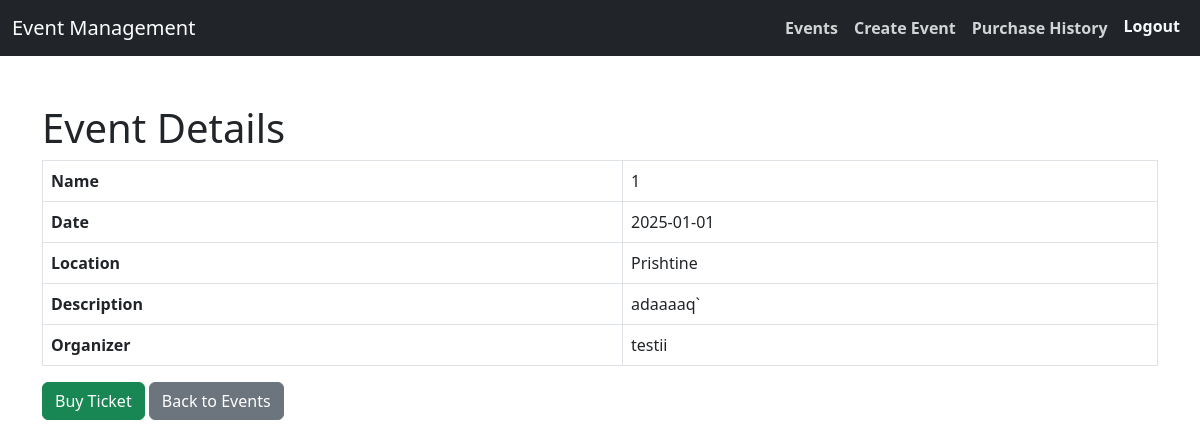
The app's page /details.php?id=10 (signed in) with its own data.
### tables this page shows
CREATE TABLE `events` (
  `id` int(11) NOT NULL,
  `title` varchar(255) NOT NULL,
  `description` text NOT NULL,
  `start_time` datetime NOT NULL,
  `end_time` datetime NOT NULL,
  `location` varchar(255) DEFAULT NULL,
  `organizer_id` int(11) NOT NULL,
  `created_at` timestamp NOT NULL DEFAULT current_timestamp(),
  `name` varchar(255) NOT NULL,
  `date` date NOT NULL DEFAULT '2025-01-01'
);

CREATE TABLE `users` (
  `id` int(11) NOT NULL,
  `name` varchar(255) NOT NULL,
  `email` varchar(255) NOT NULL,
  `password` varchar(255) NOT NULL,
  `role` enum('organizer','participant') DEFAULT 'participant',
  `created_at` timestamp NOT NULL DEFAULT current_timestamp()
);

### details.php (the view, shortened to what this page needs)
<?php
include 'db_connection.php';
include 'navbar.php';
$event_id = $_GET['id'];
$sql = "SELECT events.name, events.date, events.location, events.description, users.name AS organizer
        FROM events
        JOIN users ON events.organizer_id = users.id
        WHERE events.id = :id";
$stmt = $conn->prepare($sql);
$stmt->bindParam(':id', $event_id, PDO::PARAM_INT);
$stmt->execute();
$event = $stmt->fetch(PDO::FETCH_ASSOC);
?>
<!DOCTYPE html>
<html lang="en">
<head>
    <link href="https://cdn.jsdelivr.net/npm/bootstrap@5.3.0/dist/css/bootstrap.min.css" rel="stylesheet">
</head>
<body>
<div class="container mt-5">
    <h1>Event Details</h1>
    <table class="table table-bordered">
        <tr>
            <th>Name</th>
            <td><?php echo htmlspecialchars($event['name']); ?></td>
        </tr>
        <tr>
            <th>Date</th>
            <td><?php echo htmlspecialchars($event['date']); ?></td>
        </tr>
        <tr>
            <th>Location</th>
            <td><?php echo htmlspecialchars($event['location']); ?></td>
        </tr>
        <tr>
            <th>Description</th>
            <td><?php echo htmlspecialchars($event['description']); ?></td>
        </tr>
        <tr>
            <th>Organizer</th>
            <td><?php echo htmlspecialchars($event['organizer']); ?></td>
        </tr>
    </table>
    <a href="buy_ticket.php?id=<?php echo $event_id; ?>" class="btn btn-success">Buy Ticket</a>
    <a href="events.php" class="btn btn-secondary">Back to Events</a>
</div>
</body>
</html>

### records on screen
events: name "1", date "2025-01-01", location "Prishtine", description "adaaaaq`", organizer.name "testii"
